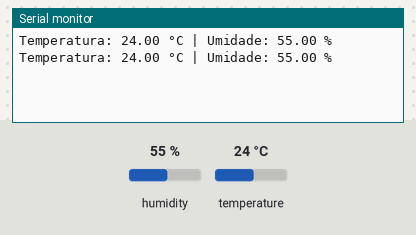
Bench run of a sketch on a simulated ESP32. On the bench: the last lines printed to the serial monitor. Inputs (shaded band) come from the test bench; at power-on: humidity 55 %, temperature 24 °C.

Above: at 3.8 s.
3.9 s: humidity set to 22 %
At 7.3 s:
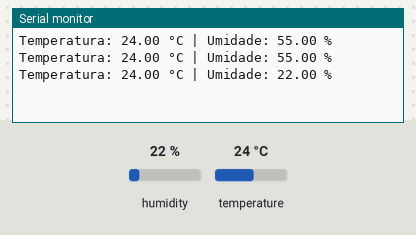
7.8 s: temperature set to 12 °C
At 9.8 s:
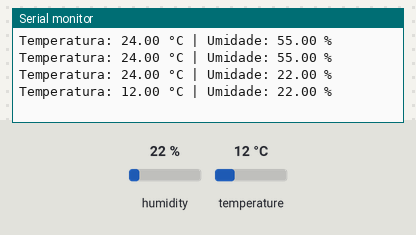
11.7 s: humidity set to 40 %
At 13.5 s:
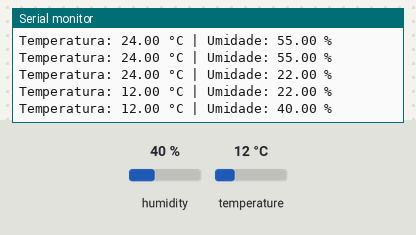
Timing chart, 0 to 15.0 s (numbered marks = the images above; inputs shaded):
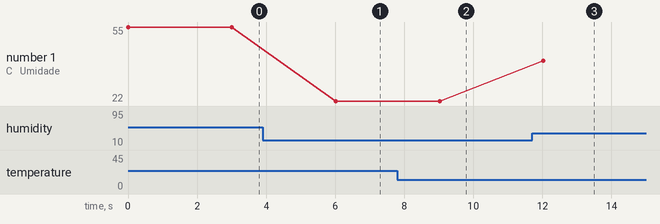

The sketch:

esp32_code.ino
```cpp
#include "DHT.h"

#define DHTPIN 15
#define DHTTYPE DHT22

DHT dht(DHTPIN, DHTTYPE);

void setup() {
  Serial.begin(115200);
  dht.begin();
}

void loop() {
  float temp = dht.readTemperature();
  float umid = dht.readHumidity();

  if (isnan(temp) || isnan(umid)) {
    Serial.println("Erro na leitura do sensor!");
    return;
  }

  Serial.print("Temperatura: ");
  Serial.print(temp);
  Serial.print(" °C | Umidade: ");
  Serial.print(umid);
  Serial.println(" %");

  delay(3000);
}
```

Measured:
- after the input at 3.9 s, the serial monitor: prints a new line after 2.1 s (image 1)
- after the input at 7.8 s, the serial monitor: prints a new line after 1.2 s (image 2)
- after the input at 11.7 s, the serial monitor: prints a new line after 0.33 s (image 3)
- plotted number 1: 55 → 22 after the input at 3.9 s, 22 → 40 after the input at 11.7 s
